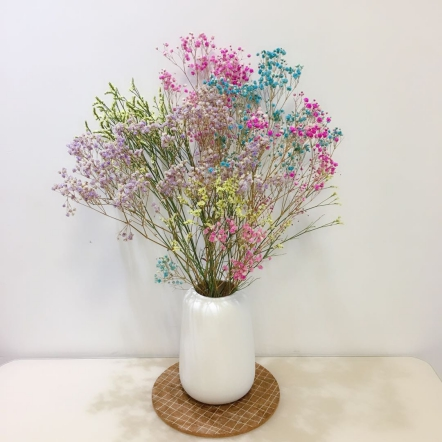
#> input picture images/flower.jpg, 442 x 442 px, found by its file name
$ jupyter execute '4-4 DrawBGRHist_with_pyplot.ipynb'   (shell and % lines are left out)
#> lines starting #> are read from the running program, lines starting #| are printed output that depends on the picture
### **用matplotliub绘制BGR通道直方图**

先用cv.calcHist计算每个通道的直方图，再用plot函数实现绘制

[cell 1]
# -*- coding:utf-8 -*-
import cv2 as cv
import numpy as np
import sys
import matplotlib
import matplotlib.pyplot as plt
# 设置中文字体
matplotlib.rcParams['font.family'] = 'simhei'
matplotlib.rcParams['axes.unicode_minus'] = False
rootpath = '/home/zomnk/python_ws/02-OpenCV4/images/'

[cell 2]
# 读取图像并判断是否读取成功
img = cv.imread(rootpath +'flower.jpg')
#> img is the input picture: shape (442, 442, 3); mean B, G, R 190.5, 198.3, 205.4
if img is None:
    print('Failed to read flower.jpg')
    sys.exit

[cell 3]
# 绘制直方图并展示
color = ('b', 'g', 'r')
plt.figure(figsize=(8, 4))
plt.subplot(1, 2, 1)
plt.title('原始图像')
plt.imshow(img[:, :, [2, 1, 0]])
plt.subplot(1, 2, 2)
plt.title('灰度直方图')
for i, col in enumerate(color):
    hist_item = cv.calcHist([img], [i], None, [256], [0, 256])
    plt.plot(hist_item, color=col)
plt.show()
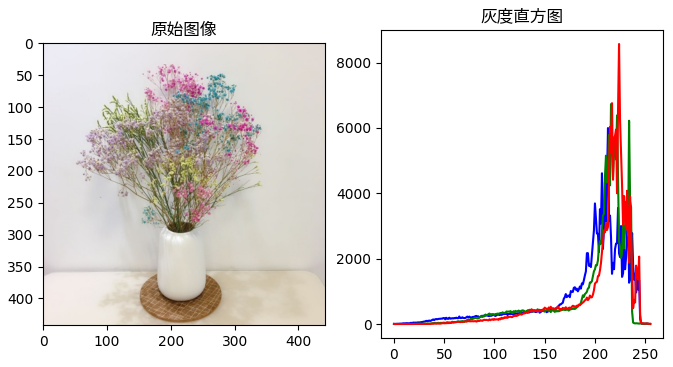
#> figure drawn by matplotlib, 2 panels; panel 2: curve peaks at x = 213, y = 5997; panel 2: curve peaks at x = 216, y = 6730; panel 2: curve peaks at x = 224, y = 8569


$ run again, with images/ColorSaltPepperImage.jpg copied over images/flower.jpg
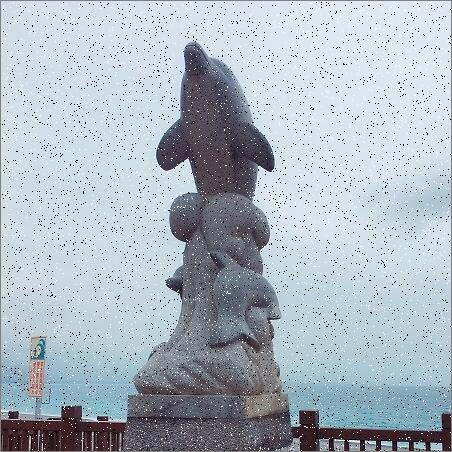
#> input picture images/ColorSaltPepperImage.jpg, 452 x 452 px, found by its file name
#> img is the input picture: shape (452, 452, 3); mean B, G, R 192.2, 182.3, 170.6
#> `plt.show()`:
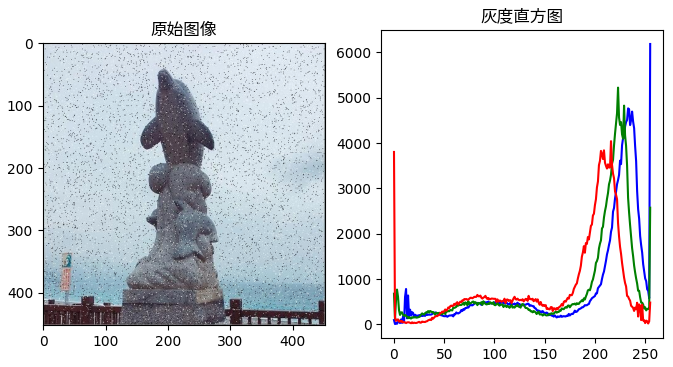
#> figure drawn by matplotlib, 2 panels; panel 2: curve peaks at x = 255, y = 6184; panel 2: curve peaks at x = 223, y = 5222; panel 2: curve peaks at x = 216, y = 4041

$ run again, with images/Compare_Hist_1.jpg copied over images/flower.jpg
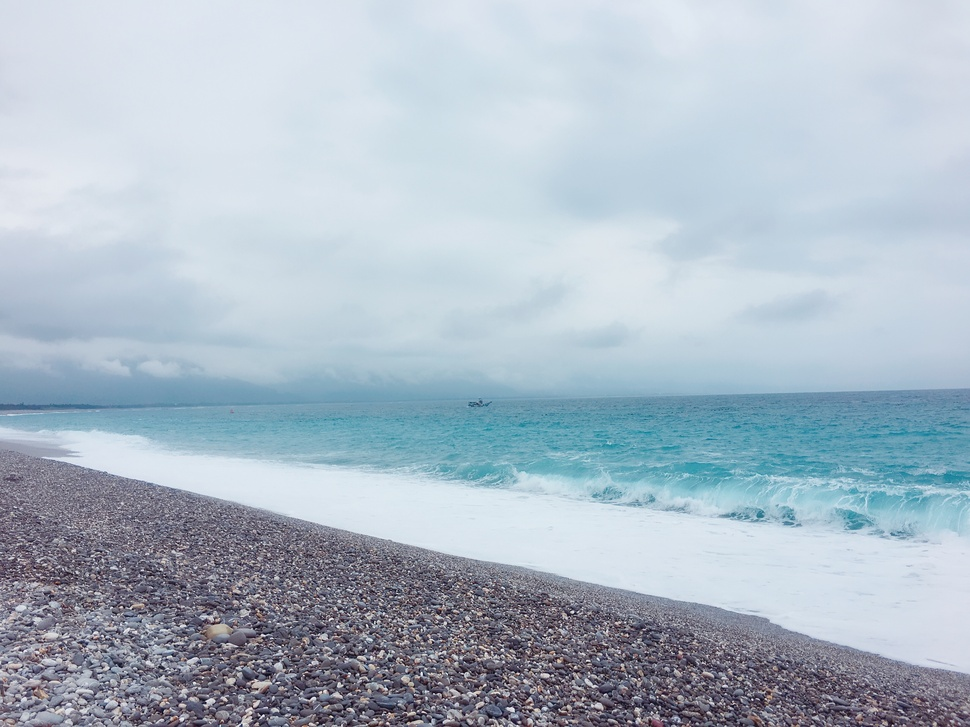
#> input picture images/Compare_Hist_1.jpg, 970 x 727 px, shrunk from 3264 x 2448 before the run, found by its file name
#> img is the input picture: shape (727, 970, 3); mean B, G, R 198.7, 186, 171.7
#> `plt.show()`:
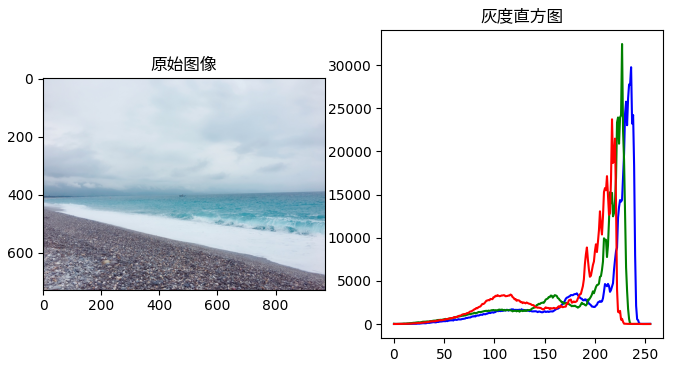
#> figure drawn by matplotlib, 2 panels; panel 2: curve peaks at x = 236, y = 29751; panel 2: curve peaks at x = 227, y = 32441; panel 2: curve peaks at x = 217, y = 23716

$ run again, with images/Compare_Hist_2.jpg copied over images/flower.jpg
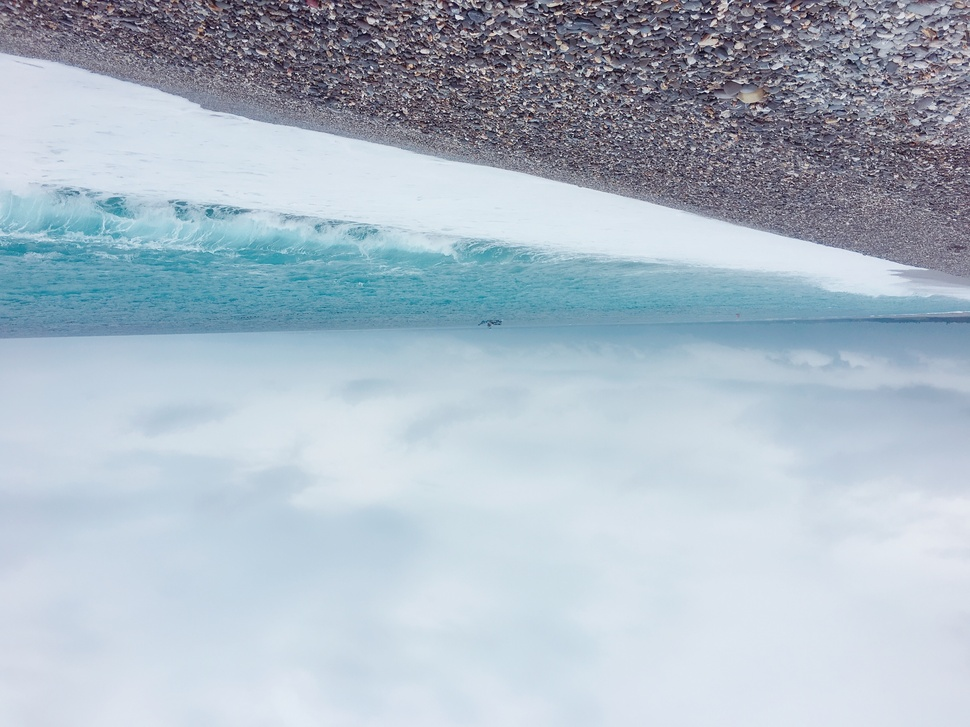
#> input picture images/Compare_Hist_2.jpg, 970 x 727 px, shrunk from 3264 x 2448 before the run, found by its file name
#> img is the input picture: shape (727, 970, 3); mean B, G, R 198.8, 186, 171.8
#> `plt.show()`:
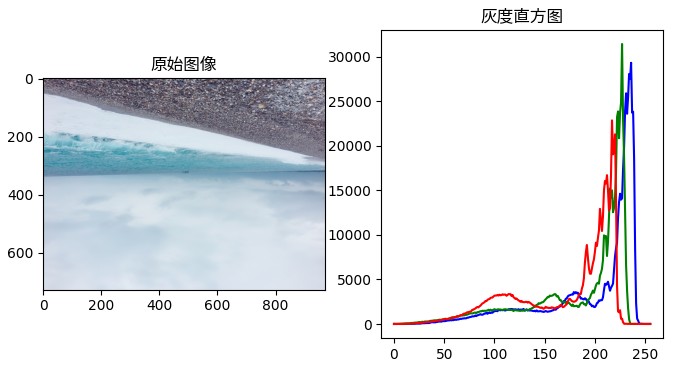
#> figure drawn by matplotlib, 2 panels; panel 2: curve peaks at x = 236, y = 29312; panel 2: curve peaks at x = 227, y = 31419; panel 2: curve peaks at x = 217, y = 22848
